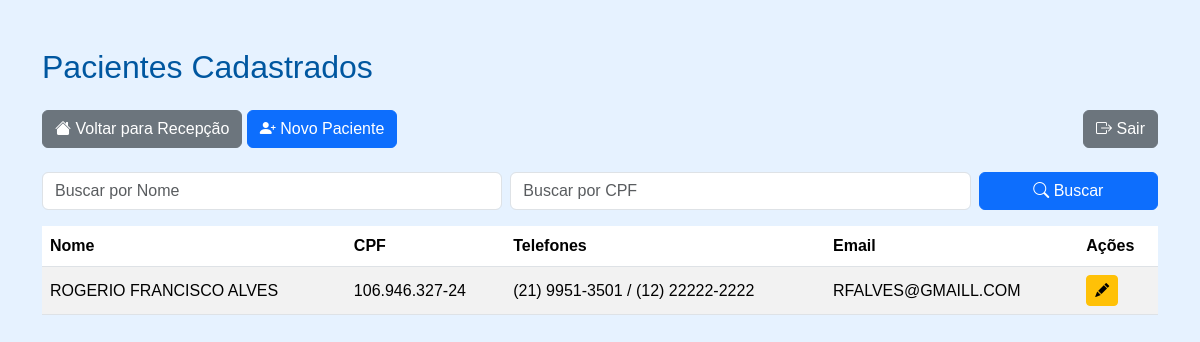
Page /pacientes/ (signed in) on the committed database.
### paciente/models.py (models this page shows, shortened)
class Paciente(models.Model):
    nome = models.CharField(max_length=100)
    nome_social = models.CharField(max_length=100, blank=True, null=True)
    nome_mae = models.CharField(max_length=100)
    nome_pai = models.CharField(max_length=100, blank=True, null=True)
    cpf = models.CharField(
        max_length=14,
        unique=True,
        validators=[
            RegexValidator(
                r'^\d{3}\.\d{3}\.\d{3}-\d{2}$',
                'CPF inválido! Use XXX.XXX.XXX-XX'
            )
        ]
    )
    data_nascimento = models.DateField()
    SEXO_BIOLOGICO_CHOICES = [
        ('M', 'Masculino'),
        ('F', 'Feminino'),
        ('I', 'Intersexo'),
    ]
    sexo_biologico = models.CharField(max_length=1, choices=SEXO_BIOLOGICO_CHOICES)
    identidade_genero = models.CharField(max_length=50)
    orientacao_sexual = models.CharField(max_length=50)
    NACIONALIDADE_CHOICES = [
        ('BRASILEIRA', 'Brasileira'),
        ('ARGENTINA', 'Argentina'),
        ('BOLIVIANA', 'Boliviana'),
        ('CHILENA', 'Chilena'),
        ('COLOMBIANA', 'Colombiana'),
        ('PARAGUAIA', 'Paraguaia'),
        ('PERUANA', 'Peruana'),
        ('URUGUAIA', 'Uruguaia'),
        ('VENEZUELANA', 'Venezuelana'),
        ('OUTRA', 'Outra'),
    ]
    nacionalidade = models.CharField(
        max_length=20,
        choices=NACIONALIDADE_CHOICES,
        default='BRASILEIRA'
    )
    naturalidade = models.CharField(max_length=100)
    RACA_COR_CHOICES = [
        ('BRANCA', 'Branca'),
        ('PRETA', 'Preta'),
        ('PARDA', 'Parda'),
        ('AMARELA', 'Amarela'),
        ('INDIGENA', 'Indígena'),
    ]
    raca_cor = models.CharField(max_length=10, choices=RACA_COR_CHOICES)
    ESTADO_CIVIL_CHOICES = [
        ('SOLTEIRO', 'Solteiro(a)'),
        ('CASADO', 'Casado(a)'),
        ('DIVORCIADO', 'Divorciado(a)'),
        ('VIUVO', 'Viúvo(a)'),
        ('UNIAO_ESTAVEL', 'União Estável'),
    ]
    estado_civil = models.CharField(max_length=20, choices=ESTADO_CIVIL_CHOICES)
    ESCOLARIDADE_CHOICES = [
        ('SEM_INSTRUCAO', 'Sem instrução'),
        ('FUNDAMENTAL_INCOMPLETO', 'Fundamental incompleto'),
        ('FUNDAMENTAL_COMPLETO', 'Fundamental completo'),
        ('MEDIO_INCOMPLETO', 'Médio incompleto'),
        ('MEDIO_COMPLETO', 'Médio completo'),
        ('SUPERIOR_INCOMPLETO', 'Superior incompleto'),
        ('SUPERIOR_COMPLETO', 'Superior completo'),
        ('POS_GRADUACAO', 'Pós-graduação'),
        ('MESTRADO', 'Mestrado'),
        ('DOUTORADO', 'Doutorado'),
    ]
    escolaridade = models.CharField(max_length=30, choices=ESCOLARIDADE_CHOICES)
    profissao = models.CharField(max_length=50)
    rg = models.CharField(max_length=20)
    orgao_emissor = models.CharField(max_length=10)
    UF_CHOICES = [
        ('AC','AC'), ('AL','AL'), ('AP','AP'), ('AM','AM'),
        ('BA','BA'), ('CE','CE'), ('DF','DF'), ('ES','ES'),
        ('GO','GO'), ('MA','MA'), ('MT','MT'), ('MS','MS'),
        ('MG','MG'), ('PA','PA'), ('PB','PB'), ('PR','PR'),
        ('PE','PE'), ('PI','PI'), ('RJ','RJ'), ('RN','RN'),
        ('RS','RS'), ('RO','RO'), ('RR','RR'), ('SC','SC'),
        ('SP','SP'), ('SE','SE'), ('TO','TO'),
    ]
    uf_rg = models.CharField(max_length=2, choices=UF_CHOICES)
    cep = models.CharField(
        max_length=9,
        validators=[
            RegexValidator(
                r'^\d{5}-\d{3}$',
                'CEP inválido! Use XXXXX-XXX'
            )
        ]
    )
    endereco = models.CharField(max_length=100)
    numero = models.CharField(max_length=10)
    complemento = models.CharField(max_length=50, blank=True, null=True)
    bairro = models.CharField(max_length=50)
    municipio = models.CharField(max_length=50)
    uf = models.CharField(max_length=2, choices=UF_CHOICES)
    ZONA_CHOICES = [
        ('URBANA', 'Urbana'),
        ('RURAL', 'Rural'),
    ]
    zona = models.CharField(max_length=6, choices=ZONA_CHOICES)
    telefone_fixo = models.CharField(
        max_length=15,
        blank=True,
        null=True,
        validators=[
            RegexValidator(
                r'^\(\d{2}\)\s\d{4}-\d{4}$',
                'Telefone inválido! Use (XX) XXXX-XXXX'
            )
        ]
    )
    celular = models.CharField(
        max_length=15,
        validators=[
            RegexValidator(
                r'^\(\d{2}\)\s\d{5}-\d{4}$',
                'Celular inválido! Use (XX) XXXXX-XXXX'
            )
        ]
    )
    whatsapp = models.BooleanField(default=False)
    email = models.EmailField(blank=True, null=True)
    cartao_sus = models.CharField(max_length=18, blank=True, null=True)
    criado_por = models.ForeignKey(
        User,
        on_delete=models.SET_NULL,
        null=True,
        blank=True,
        related_name='pacientes_criados'
    )
    data_criacao = models.DateTimeField(default=timezone.now, editable=False)
    data_atualizacao = models.DateTimeField(auto_now=True)

### paciente/decorators.py (the view)
        def _wrapped_view(request, *args, **kwargs):
            if request.user.is_authenticated and (
                request.user.is_superuser or
                request.user.groups.filter(name__in=grupos).exists()
            ):
                return view_func(request, *args, **kwargs)
            raise PermissionDenied  # ← ISSO ativa o 403.html

### paciente/views.py (called while the page is built)
@login_required
@grupo_requerido(['Recepcao', 'Enfermagem', 'Medico'])
def paciente_list(request):
    pacientes = Paciente.objects.all().order_by('nome')
    nome_query = request.GET.get('nome', '')
    cpf_query = request.GET.get('cpf', '')
    if nome_query:
        pacientes = pacientes.filter(nome__icontains=nome_query)
    if cpf_query:
        pacientes = pacientes.filter(cpf__icontains=cpf_query)
    paginator = Paginator(pacientes, 10)
    page_number = request.GET.get('page')
    page_obj = paginator.get_page(page_number)
    context = {
        'page_obj': page_obj,
        'nome_query': nome_query,
        'cpf_query': cpf_query,
    }
    return render(request, 'paciente/list.html', context)

### paciente/templates/paciente/list.html (shortened to what this page needs)
<!DOCTYPE html>
<html lang="pt-br">
<head>
    <link rel="stylesheet" href="https://cdn.jsdelivr.net/npm/bootstrap@5.3.2/dist/css/bootstrap.min.css">
    <link rel="stylesheet" href="https://cdn.jsdelivr.net/npm/bootstrap-icons@1.10.5/font/bootstrap-icons.css">
</head>
<body>
<div class="container mt-5">
    <h2 class="mb-4">Pacientes Cadastrados</h2>
    <div class="mb-3 d-flex justify-content-between flex-wrap">
        <div class="mb-2">
            <a href="../recepcao" class="btn btn-secondary"><i class="bi bi-house-fill"></i> Voltar para Recepção</a>
            <a href="{% url 'paciente_create' %}" class="btn btn-primary"><i class="bi bi-person-plus-fill"></i> Novo Paciente</a>
        </div>
        <div>
            <a href="{% url 'logout' %}" class="btn btn-secondary"><i class="bi bi-box-arrow-right"></i> Sair</a>
        </div>
    </div>
    <div class="mb-3">
        <form method="get" class="row g-2">
            <div class="col-md-5">
                <input type="text" name="nome" class="form-control" placeholder="Buscar por Nome" value="{{ nome_query }}">
            </div>
            <div class="col-md-5">
                <input type="text" name="cpf" class="form-control" placeholder="Buscar por CPF" value="{{ cpf_query }}">
            </div>
            <div class="col-md-2">
                <button type="submit" class="btn btn-primary w-100"><i class="bi bi-search"></i> Buscar</button>
            </div>
        </form>
    </div>
    <table class="table table-striped table-hover align-middle">
        <thead>
            <tr>
                <th>Nome</th>
                <th>CPF</th>
                <th>Telefones</th>
                <th>Email</th>
                <th>Ações</th>
            </tr>
        </thead>
        <tbody>
            {% for paciente in page_obj %}
            <tr>
                <td>{{ paciente.nome }}</td>
                <td>{{ paciente.cpf }}</td>
                <td>
                    {% if paciente.telefone_fixo %}{{ paciente.telefone_fixo }}{% endif %}
                    {% if paciente.celular %} / {{ paciente.celular }}{% endif %}
                </td>
                <td>{{ paciente.email }}</td>
                <td class="btn-actions">
                    <a href="{% url 'paciente_edit' paciente.id %}" class="btn btn-sm btn-warning" title="Editar">
                        <i class="bi bi-pencil-fill"></i>
                    </a>
                </td>
            </tr>
            {% empty %}
            <tr>
                <td colspan="5" class="text-center">Nenhum paciente encontrado.</td>
            </tr>
            {% endfor %}
        </tbody>
    </table>
</div>
</body>
</html>

### paciente/templates/paciente/list.html (style rules this page uses)
body { background-color: #e6f2ff; font-family: Arial, sans-serif; }
h2 { color: #0057a0; }
.table thead { background-color: #0072bc; color: #fff; }
.btn-actions .btn { margin-right: 5px; }
.btn-actions .btn:last-child { margin-right: 0; }

### rows in the picture
Paciente: nome "ROGERIO FRANCISCO ALVES", cpf "106.946.327-24", telefone_fixo "(21) 9951-3501", celular "(12) 22222-2222", email "RFALVES@GMAILL.COM"
